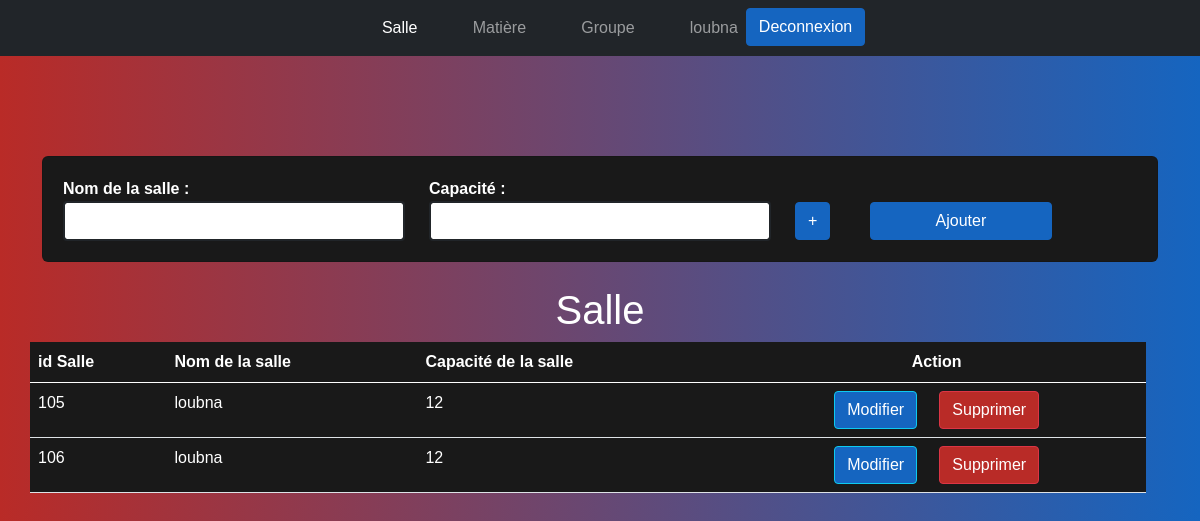
/Brief5_GESTION_EMPLOI_DU_TEMPS/salle (signed in), run on an earlier commit of the app's database.
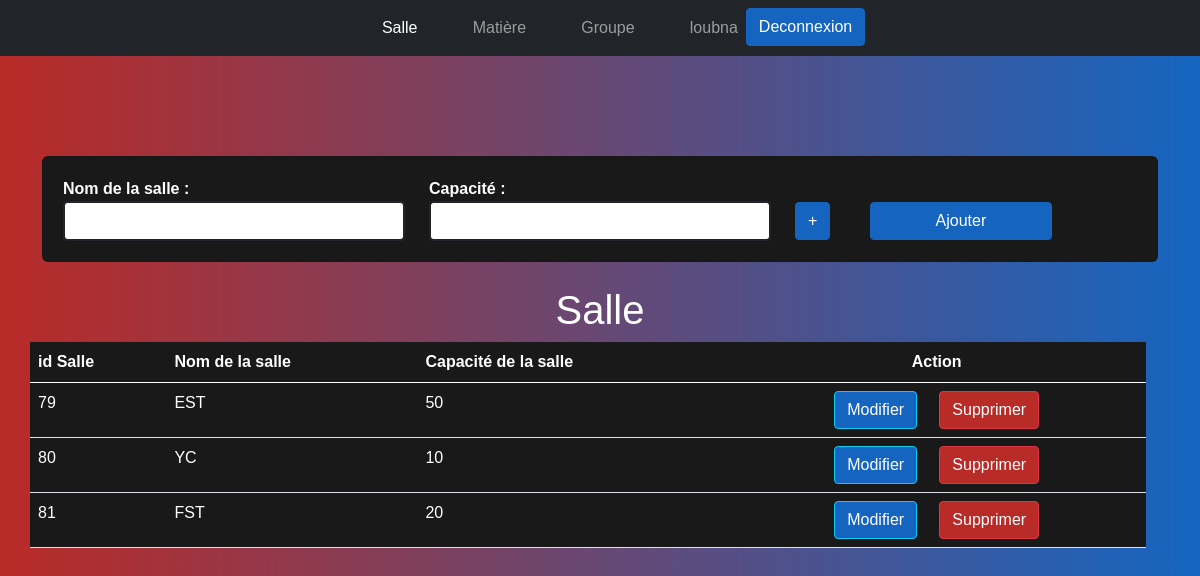
And on a later commit of the database.
### tables this page shows
CREATE TABLE IF NOT EXISTS `salle` (
  `IdS` int(11) NOT NULL AUTO_INCREMENT,
  `LibelleS` varchar(20) NOT NULL,
  `CapasiterS` int(11) NOT NULL,
  PRIMARY KEY (`IdS`)
);

### Brief5_GESTION_EMPLOI_DU_TEMPS/models/Salle.php (called while the page is built, shortened)
<?php
class Salle {
     public function read(){
        $con=new Connexion();
        $conn2=$con->con;
        $query="SELECT * FROM salle";
        $result = $conn2->prepare($query);
        $result->execute();
        return $result->fetchAll(PDO::FETCH_ASSOC);
    }
}
?>

### Brief5_GESTION_EMPLOI_DU_TEMPS/views/salle.php (the view, shortened to what this page needs)
<!DOCTYPE html>
<html lang="en">
<head>
<link href="https://cdn.jsdelivr.net/npm/bootstrap@5.0.0-beta3/dist/css/bootstrap.min.css" rel="stylesheet">
<link rel="stylesheet" href="http://localhost/Brief5_GESTION_EMPLOI_DU_TEMPS/views/css/salle.css">
</head>
<body>
<nav class="navbar navbar-expand-lg navbar-dark bg-dark">
    <div class="container-fluid">
     <div class="collapse navbar-collapse" id="navbarSupportedContent">
      <ul class="navbar-nav col-md-8 mx-auto justify-content-center">
        <li class="nav-item">
          <a class="nav-link active" href="http://localhost/Brief5_GESTION_EMPLOI_DU_TEMPS/Salle">Salle</a>
        </li>
        <li class="nav-item">
            <a class="nav-link" href="http://localhost/Brief5_GESTION_EMPLOI_DU_TEMPS/Matiere">Matière</a>
        </li>
        <li class="nav-item">
            <a class="nav-link" href="http://localhost/Brief5_GESTION_EMPLOI_DU_TEMPS/Groupe">Groupe</a>
        </li>
        <li class="nav-item">
            <a class="nav-link" style="float:left"><?php echo $_SESSION['admin'][0]['PrenomUser'] ?></a>
            <a class="btn btn-primary " href="http://localhost/Brief5_GESTION_EMPLOI_DU_TEMPS/Login/deconnect">Deconnexion</a>
        </li>
      </div>
    </div>
</nav>
    <div class="container mt-100">
        <div class="card">
           <form action="salle/create" method="POST" id="form">  <div class="row">
                <div class="col-md-4">
                    <label>Nom de la salle :</label>
                    <input type="text" class="form-control" id="libelle" name="libelle" required >
                </div>
                <div class="col-md-4">
                    <label>Capacité :</label>
                    <input type="number" class="form-control" id="capacite" name="capacite"  required>
                </div>
                <div class="col-md-2">
                    <button type="button" class="btn btn-primary btn1"   onclick="addSalle()"> + </button>
                </div>
                <div class="col-md-2">
                    <button  class="btn btn-primary btn2" name="add"> Ajouter </button>
                </div>
            </div>  </form>
        </div>
    </div>
    <div class="container mt-4">
        <h1 class="text-center ">Salle</h1>
        <div class="row col-md-12 col-md-offset-2 custyle">
        <table class="table">
        <thead>
            <tr>
                <th>id Salle</th>
                <th>Nom de la salle</th>
                <th>Capacité de la salle</th>
                <th class="text-center">Action</th>
            </tr>
        </thead>
                <tbody>
                <?php
                    foreach($salles as $s){
                ?>
                <tr>
                    <td><?php echo $s['IdS']?></td>
                    <td><?php echo $s['LibelleS']?></td>
                    <td><?php echo $s['CapasiterS']?></td>
                    <td class="text-center">
                    <form action="salle/update" method="post" style="display: inline-block">
                    <button class="btn btn-info colbtn" name="update"><span class="glyphicon glyphicon-edit" ></span> Modifier</button>
                    </form>
                    <form action="salle/delete" method="post" style="display: inline-block">
                    <button  class="btn btn-danger btn-xs COLBTN" name="delete"><span class="glyphicon glyphicon-remove" ></span> Supprimer</button>
                    </form>
                    </td>
                </tr>
                <?php }?>
        </tbody></table>
        </div>
    </div>
</body>
</html>

### Brief5_GESTION_EMPLOI_DU_TEMPS/index.php (shortened to what this page needs)
<?php
$parametrs=explode('/',$_GET['p']);
if(isset($parametrs[0]) & !empty($parametrs[0]) )
{
    $controller=ucfirst($parametrs[0]);
    $file='controllers/'.$controller.'ctlr'.'.php';
    if(file_exists($file)){
        $controller=$controller.'ctlr';
        if(class_exists($controller))
        {
            $obj=new $controller();
            if(isset($parametrs[1]) & !empty($parametrs[1]))
            {
                $action=$parametrs[1];
                if(method_exists($obj,$action))
                {
                        $obj->$action();
                }else
                {
                    http_response_code(404);
				    echo "<h1>this method doesn't exist</h1>";
                }
            }else
            {
                $action="index";
                $obj->$action();
            }
        }else
        {
            http_response_code(404);
            echo "<h1>this classe doesn't exist</h1>";
        }
    }else
    {
        http_response_code(404);
        echo "<h1>this page doesn't exist</h1>";
    }
}else
{
    require_once "controllers/Loginctlr.php";
	$obj=new Loginctlr();
	$obj->index();
}
?>

### Brief5_GESTION_EMPLOI_DU_TEMPS/controllers/Sallectlr.php (shortened to what this page needs)
<?php
require_once __DIR__."/../models/Salle.php";
class Sallectlr{
  function index() {
    if(isset( $_SESSION['admin']) &&  !empty($_SESSION['admin']))
  {
    $salle=new Salle();
    $salles=$salle->read();
    require_once __DIR__."/../views/salle.php";
  }else{
     header('location:http://localhost/Brief5_GESTION_EMPLOI_DU_TEMPS/login');
      }
  }
}
?>

### Brief5_GESTION_EMPLOI_DU_TEMPS/views/css/salle.css (style rules this page uses)
body { height: 100%; display: -ms-grid; display: grid; background: -webkit-gradient(linear, left top, right top, from(#b92b27), to(#1565c0)); background: linear-gradient(to right, #b92b27, #1565c0); font-family: sans-serif; }
body .nav-item { margin-left: 5%; }
body h1 { color: white; }
body .mt-100 { margin-top: 100px; }
body .card { position: relative; display: -webkit-box; display: -ms-flexbox; display: flex; -webkit-box-orient: vertical; -webkit-box-direction: normal; -ms-flex-direction: column; flex-direction: column; min-width: 0; padding: 20px; background-color: #191919; background-clip: border-box; border-radius: 6px; }
body .btn-primary { background-color: #1565c0; border-color: #1565c0; }
body label { font-weight: 800; color: white; }
body .text-center { color: white; }
body tr, body td { color: white; }
body .btn1 { margin-top: 16%; background-color: #1565c0; }
body .btn2 { margin-top: 16%; margin-left: -68%; width: 182px; }
body .table { background-color: #191919; }
body .form-control { border-color: #1565c0; border: 2px solid; }
body .colbtn { background-color: #1565c0; color: white; }
body .COLBTN { background-color: #b92b27; color: white; }

What changed in the data, as far as the page shows it:
removed salle: IdS "105", LibelleS "loubna", CapasiterS "12"
removed salle: IdS "106", LibelleS "loubna", CapasiterS "12"
added salle: IdS "79", LibelleS "EST", CapasiterS "50"
added salle: IdS "80", LibelleS "YC", CapasiterS "10"
added salle: IdS "81", LibelleS "FST", CapasiterS "20"
